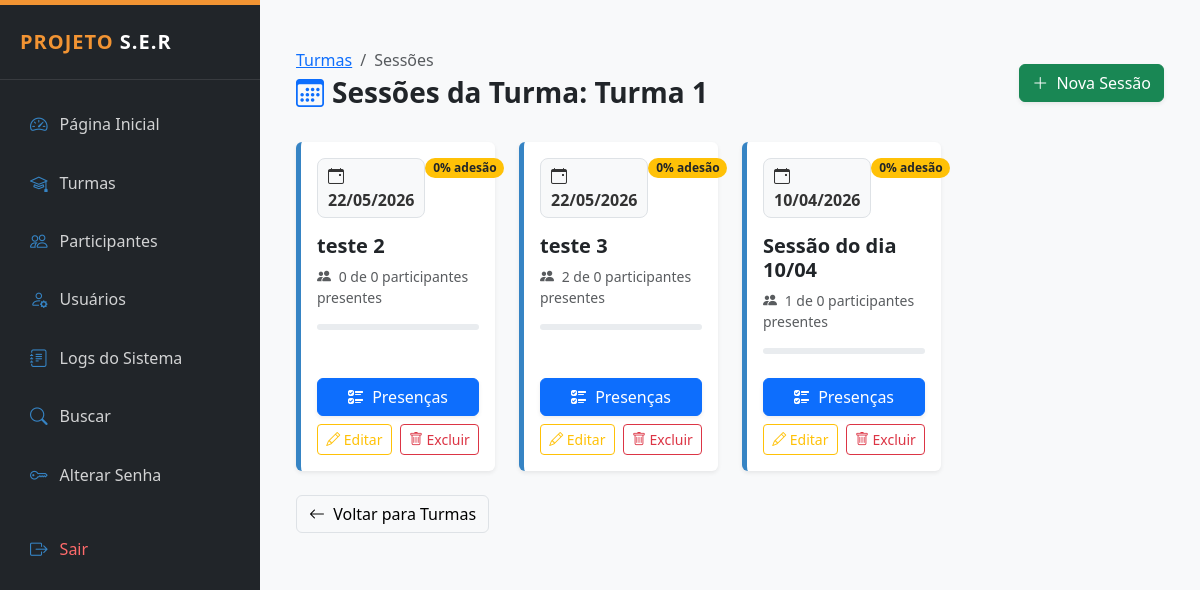
Page /public/sessoes_lista.php?turma_id=4 (signed in) on the committed database.
### tables this page shows
CREATE TABLE `turmas` (
  `id` int(11) NOT NULL,
  `nome` varchar(120) NOT NULL,
  `descricao` text DEFAULT NULL,
  `responsavel` varchar(100) DEFAULT NULL,
  `data_inicio` date DEFAULT NULL,
  `data_fim` date DEFAULT NULL,
  `status` enum('ativa','encerrada') DEFAULT 'ativa',
  `criado_em` timestamp NOT NULL DEFAULT current_timestamp(),
  `usuario_id` int(11) DEFAULT NULL
);

CREATE TABLE `turmas_sessoes` (
  `id` int(11) NOT NULL,
  `turma_id` int(11) NOT NULL,
  `data` date NOT NULL,
  `descricao` varchar(255) DEFAULT NULL,
  `criado_em` timestamp NOT NULL DEFAULT current_timestamp()
);

### public/sessoes_lista.php (the view, shortened to what this page needs)
<?php
require_once __DIR__ . '/../config/conexao.php';
$turma_id = $_GET['turma_id'] ?? null;
$stmt = $pdo->prepare("SELECT * FROM turmas WHERE id = ?");
$stmt->execute([$turma_id]);
$turma = $stmt->fetch();
$turma['total_alunos'] = 0;
$stmt = $pdo->prepare("
    SELECT s.*,
    (SELECT COUNT(*) FROM presencas p
     WHERE p.sessao_id = s.id AND p.status = 'presente') as presentes
    FROM turmas_sessoes s
    WHERE s.turma_id = ?
    ORDER BY s.data DESC
");
$stmt->execute([$turma_id]);
$sessoes = $stmt->fetchAll();
require_once __DIR__ . '/../layout/admin_header.php';
?>
<div class="container-fluid py-4">
    <div class="d-flex justify-content-between align-items-center mb-4">
        <div>
            <nav aria-label="breadcrumb">
                <ol class="breadcrumb mb-1">
                    <li class="breadcrumb-item"><a href="turmas_lista.php">Turmas</a></li>
                    <li class="breadcrumb-item active">Sessões</li>
                </ol>
            </nav>
            <h3 class="fw-bold text-dark"><i class="bi bi-calendar3 me-2 text-primary"></i>Sessões da Turma: <?= htmlspecialchars($turma['nome']) ?></h3>
        </div>
        <a href="sessao_criar.php?turma_id=<?= $turma_id ?>" class="btn btn-success shadow-sm">
            <i class="bi bi-plus-lg me-1"></i> Nova Sessão
        </a>
    </div>
    <div class="row g-4">
        <?php if (count($sessoes) > 0): ?>
            <?php foreach ($sessoes as $s):
                $percentual = ($turma['total_alunos'] > 0) ? ($s['presentes'] / $turma['total_alunos']) * 100 : 0;
            ?>
                <div class="col-md-6 col-lg-4 col-xl-3">
                    <div class="card h-100 shadow-sm border-0 sessao-card">
                        <div class="card-body d-flex flex-column">
                            <div class="d-flex justify-content-between align-items-start mb-3">
                                <div class="date-badge">
                                    <i class="bi bi-calendar-event me-1"></i>
                                    <?= date('d/m/Y', strtotime($s['data'])) ?>
                                </div>
                                <span class="badge rounded-pill <?= $percentual > 70 ? 'bg-success' : 'bg-warning text-dark' ?>">
                                    <?= round($percentual) ?>% adesão
                                </span>
                            </div>
                            <h5 class="fw-bold text-dark mb-2">
                                <?= htmlspecialchars($s['descricao']) ?: '<span class="text-muted fw-normal italic">Sessão sem título</span>' ?>
                            </h5>
                            <p class="text-muted small mb-3">
                                <i class="bi bi-people-fill me-1"></i> <?= $s['presentes'] ?> de <?= $turma['total_alunos'] ?> participantes presentes
                            </p>
                            <div class="progress mb-4" style="height: 6px;">
                            </div>
                            <div class="mt-auto">
                                <a href="sessao_presenca.php?sessao_id=<?= $s['id'] ?>" class="btn btn-primary w-100 mb-2 shadow-sm">
                                    <i class="bi bi-ui-checks me-1"></i> Presenças
                                </a>
                                <div class="d-flex gap-2">
                                    <a href="sessao_editar.php?id=<?= $s['id'] ?>" class="btn btn-outline-warning btn-sm flex-grow-1">
                                        <i class="bi bi-pencil"></i> Editar
                                    </a>
                                    <a href="sessao_excluir.php?id=<?= $s['id'] ?>&turma_id=<?= $turma_id ?>"
                                       class="btn btn-outline-danger btn-sm flex-grow-1"
                                       onclick="return confirm('Tem certeza que deseja excluir esta sessão e todos os registros de presença vinculados?')">
                                        <i class="bi bi-trash"></i> Excluir
                                    </a>
                                </div>
                            </div>
                        </div>
                    </div>
                </div>
            <?php endforeach; ?>
        <?php endif; ?>
    </div>
    <div class="mt-4">
        <a href="turmas_lista.php" class="btn btn-light border">
            <i class="bi bi-arrow-left me-1"></i> Voltar para Turmas
        </a>
    </div>
</div>
<?php require_once __DIR__ . '/../layout/admin_footer.php'; ?>

### layout/admin_header.php (style rules this page uses)
:root { --ser-orange: #F29433; --ser-blue: #3684C4; --ser-wine: #A61C62; --ser-light: #f8f9fa; }
body { font-family: 'Segoe UI', Tahoma, Geneva, Verdana, sans-serif; background-color: var(--ser-light); }

### public/sessoes_lista.php (style rules this page uses)
.sessao-card { transition: transform 0.2s; border-left: 5px solid var(--ser-blue) !important; }
.date-badge { background: #f8f9fa; color: #333; padding: 5px 10px; border-radius: 8px; font-weight: bold; border: 1px solid #dee2e6; }

### rows in the picture
turmas: nome "Turma 1"
turmas_sessoes: data "22/05/2026", percentual "0", descricao "teste 2", presentes "0"
turmas_sessoes: data "22/05/2026", percentual "0", descricao "teste 3", presentes "2"
turmas_sessoes: data "10/04/2026", percentual "0", descricao "Sessão do dia 10/04", presentes "1"
